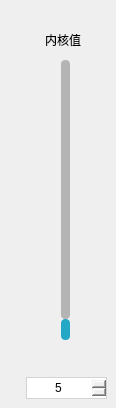
      <widget class="QWidget" name="page_2">
       <widget class="QSlider" name="verticalSlider_5">
        <property name="enabled">
         <bool>true</bool>
        </property>
        <property name="geometry">
         <rect>
          <x>55</x>
          <y>60</y>
          <width>21</width>
          <height>280</height>
         </rect>
        </property>
        <property name="cursor">
         <cursorShape>ClosedHandCursor</cursorShape>
        </property>
        <property name="mouseTracking">
         <bool>true</bool>
        </property>
        <property name="toolTip">
         <string>滑动滑杆改变参数</string>
        </property>
        <property name="styleSheet">
         <string notr="true">QSlider{
border-radius: 6px;  


}
QSlider::add-page:vertical 
     {      background-color: rgb(37, 168, 198);
        border-radius: 4px;
        width:4px;  
     } 
     QSlider::sub-page:vertical  
    {  
        border-radius: 4px;
	background-color: rgb(180, 180, 180);
        width:4px;  
     }  
    QSlider::groove:vertical   
    {  
        background:transparent;  
        width:9px;
		border:0px solid black;
		border-radius: 7px;
		padding:0px;
        margin:0px;
    }  
    QSlider::handle:vertical  
    {  
         height: 20px;  
       
           border-image: url(:/images/圆形 (5).png);
	 
         margin: 0 -6px;  
     }
QSlider::handle:vertical:hover{
 		 height: 20px;  
        width:15px;  
         
	border-image: url(:/images/圆形 (1).png);
	
         margin: -0 -6px
	

       }


</string>
        </property>
        <property name="minimum">
         <number>1</number>
        </property>
        <property name="maximum">
         <number>50</number>
        </property>
        <property name="value">
         <number>5</number>
        </property>
        <property name="orientation">
         <enum>Qt::Vertical</enum>
        </property>
        <property name="invertedAppearance">
         <bool>false</bool>
        </property>
        <property name="invertedControls">
         <bool>false</bool>
        </property>
        <property name="tickPosition">
         <enum>QSlider::NoTicks</enum>
        </property>
        <property name="tickInterval">
         <number>10</number>
        </property>
       </widget>
       <widget class="QLabel" name="label_38">
        <property name="geometry">
         <rect>
          <x>45</x>
          <y>30</y>
          <width>44</width>
          <height>20</height>
         </rect>
        </property>
        <property name="styleSheet">
         <string notr="true">font: 87 10pt &quot;Arial Black&quot;;
font: 75 10pt &quot;Microsoft YaHei UI&quot;;</string>
        </property>
        <property name="text">
         <string>内核值</string>
        </property>
       </widget>
       <widget class="QSpinBox" name="spinBox">
        <property name="geometry">
         <rect>
          <x>26</x>
          <y>377</y>
          <width>81</width>
          <height>22</height>
         </rect>
        </property>
        <property name="layoutDirection">
         <enum>Qt::LeftToRight</enum>
        </property>
        <property name="styleSheet">
         <string notr="true">QSpinBox{
    border:1px solid #D3D3D3;
	
	
}
QSpinBox::up-button{subcontrol-origin:border;
    subcontrol-position:right;
    border-radius:6px;
	
	border:1px solid  #D3D3D3;
	
	
	
	background-color: rgb(122, 198, 239);
	image: url(:/images/加 (6).png);
	
	
    width: 20px;
    height: 40px;       
}
QSpinBox::down-button{subcontrol-origin:border;
    subcontrol-position:left;
    border-radius:6px;
	border:1px solid  #D3D3D3;
	
	background-color: rgb(122, 198, 239);
	
	
	image: url(:/images/减 (9).png);
    width: 20px;
    height: 40px;
}
/*按钮按下样式*/
QSpinBox::up-button:hover{subcontrol-origin:border;
    subcontrol-position:right;
    image: url(:/images/加 (5).png);
	
    width: 20px;
    height: 40px;       
}
  
QSpinBox::down-button:hover{
    subcontrol-position:left;
    
	
	image: url(:/images/减 (7).png);
    width: 20px;
    height: 40px;
}</string>
        </property>
        <property name="alignment">
         <set>Qt::AlignCenter</set>
        </property>
        <property name="minimum">
         <number>1</number>
        </property>
        <property name="maximum">
         <number>50</number>
        </property>
        <property name="value">
         <number>5</number>
        </property>
       </widget>
      </widget>
